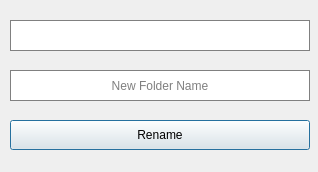
<?xml version="1.0" encoding="UTF-8"?>
<ui version="4.0">
 <class>RenameDialog</class>
 <widget class="QDialog" name="RenameDialog">
  <property name="geometry">
   <rect>
    <x>0</x>
    <y>0</y>
    <width>318</width>
    <height>172</height>
   </rect>
  </property>
  <property name="windowTitle">
   <string>Dialog</string>
  </property>
  <widget class="QLineEdit" name="newName">
   <property name="geometry">
    <rect>
     <x>10</x>
     <y>70</y>
     <width>300</width>
     <height>31</height>
    </rect>
   </property>
   <property name="styleSheet">
    <string notr="true">background-color:white;color:black;

border: 1px solid  #808080;
</string>
   </property>
   <property name="text">
    <string/>
   </property>
   <property name="alignment">
    <set>Qt::AlignCenter</set>
   </property>
   <property name="placeholderText">
    <string>New Folder Name</string>
   </property>
  </widget>
  <widget class="QPushButton" name="rename">
   <property name="geometry">
    <rect>
     <x>10</x>
     <y>120</y>
     <width>300</width>
     <height>30</height>
    </rect>
   </property>
   <property name="sizePolicy">
    <sizepolicy hsizetype="Minimum" vsizetype="Maximum">
     <horstretch>0</horstretch>
     <verstretch>0</verstretch>
    </sizepolicy>
   </property>
   <property name="font">
    <font>
     <weight>50</weight>
     <bold>false</bold>
    </font>
   </property>
   <property name="cursor">
    <cursorShape>PointingHandCursor</cursorShape>
   </property>
   <property name="toolTip">
    <string>Ajouter aux dépots</string>
   </property>
   <property name="statusTip">
    <string/>
   </property>
   <property name="autoFillBackground">
    <bool>false</bool>
   </property>
   <property name="styleSheet">
    <string notr="true">QPushButton{background-color:#17afd3; color : white; border: 0px solid #000028 ;  text-align:center;}
QPushButton:hover{background-color:white;color:#17afd3;border: 0px solid #ecf0f5}
QPushButton:focus{background-color:#78d700;color:white};</string>
   </property>
   <property name="text">
    <string>Rename</string>
   </property>
   <property name="icon">
    <iconset>
     <normaloff>../../MyDocs/ManagerSys/5.0-Grocery_CLASSIC/IMAGES/Icons/add.png</normaloff>../../MyDocs/ManagerSys/5.0-Grocery_CLASSIC/IMAGES/Icons/add.png</iconset>
   </property>
   <property name="iconSize">
    <size>
     <width>21</width>
     <height>21</height>
    </size>
   </property>
  </widget>
  <widget class="QLabel" name="nameLabel">
   <property name="geometry">
    <rect>
     <x>10</x>
     <y>20</y>
     <width>300</width>
     <height>31</height>
    </rect>
   </property>
   <property name="styleSheet">
    <string notr="true">background-color:white;color:black;

border: 1px solid  #808080;
</string>
   </property>
   <property name="text">
    <string/>
   </property>
   <property name="alignment">
    <set>Qt::AlignCenter</set>
   </property>
  </widget>
 </widget>
 <tabstops>
  <tabstop>rename</tabstop>
  <tabstop>newName</tabstop>
 </tabstops>
 <resources/>
 <connections/>
</ui>
